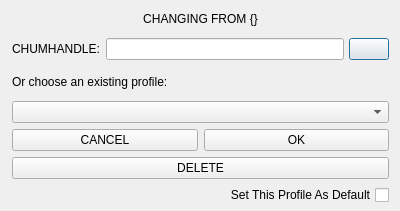
<?xml version="1.0" encoding="UTF-8"?>
<ui version="4.0">
 <class>SwitchDialog</class>
 <widget class="QDialog" name="SwitchDialog">
  <property name="geometry">
   <rect>
    <x>0</x>
    <y>0</y>
    <width>400</width>
    <height>211</height>
   </rect>
  </property>
  <property name="windowTitle">
   <string>Dialog</string>
  </property>
  <widget class="QWidget" name="verticalLayoutWidget">
   <property name="geometry">
    <rect>
     <x>0</x>
     <y>0</y>
     <width>401</width>
     <height>211</height>
    </rect>
   </property>
   <layout class="QVBoxLayout" name="verticalLayout">
    <property name="leftMargin">
     <number>12</number>
    </property>
    <property name="topMargin">
     <number>6</number>
    </property>
    <property name="rightMargin">
     <number>12</number>
    </property>
    <property name="bottomMargin">
     <number>6</number>
    </property>
    <item>
     <widget class="QLabel" name="changeFromLabel">
      <property name="text">
       <string>CHANGING FROM {}</string>
      </property>
      <property name="alignment">
       <set>Qt::AlignCenter</set>
      </property>
     </widget>
    </item>
    <item>
     <layout class="QFormLayout" name="formLayout">
      <property name="fieldGrowthPolicy">
       <enum>QFormLayout::AllNonFixedFieldsGrow</enum>
      </property>
      <property name="verticalSpacing">
       <number>6</number>
      </property>
      <item row="0" column="0">
       <widget class="QLabel" name="chumhandleLabel">
        <property name="text">
         <string>CHUMHANDLE:</string>
        </property>
       </widget>
      </item>
      <item row="0" column="1">
       <layout class="QGridLayout" name="gridLayout">
        <property name="horizontalSpacing">
         <number>5</number>
        </property>
        <property name="verticalSpacing">
         <number>0</number>
        </property>
        <item row="0" column="0">
         <widget class="QLineEdit" name="getHandleInput">
          <property name="sizePolicy">
           <sizepolicy hsizetype="Minimum" vsizetype="Fixed">
            <horstretch>0</horstretch>
            <verstretch>0</verstretch>
           </sizepolicy>
          </property>
         </widget>
        </item>
        <item row="0" column="1">
         <widget class="QPushButton" name="colorButton">
          <property name="sizePolicy">
           <sizepolicy hsizetype="Maximum" vsizetype="Fixed">
            <horstretch>0</horstretch>
            <verstretch>0</verstretch>
           </sizepolicy>
          </property>
          <property name="text">
           <string/>
          </property>
         </widget>
        </item>
       </layout>
      </item>
     </layout>
    </item>
    <item>
     <widget class="QLabel" name="chooseProfileLabel">
      <property name="text">
       <string>Or choose an existing profile:</string>
      </property>
     </widget>
    </item>
    <item>
     <widget class="QComboBox" name="profilesDropdown"/>
    </item>
    <item>
     <layout class="QHBoxLayout" name="horizontalLayout">
      <item>
       <widget class="QPushButton" name="cancelButton">
        <property name="text">
         <string>CANCEL</string>
        </property>
       </widget>
      </item>
      <item>
       <widget class="QPushButton" name="proceedButton">
        <property name="text">
         <string>OK</string>
        </property>
       </widget>
      </item>
     </layout>
    </item>
    <item>
     <widget class="QPushButton" name="deleteProfileButton">
      <property name="text">
       <string>DELETE</string>
      </property>
     </widget>
    </item>
    <item>
     <widget class="QCheckBox" name="defaultCheckBox">
      <property name="layoutDirection">
       <enum>Qt::RightToLeft</enum>
      </property>
      <property name="text">
       <string>Set This Profile As Default</string>
      </property>
     </widget>
    </item>
   </layout>
  </widget>
 </widget>
 <resources/>
 <connections/>
</ui>
